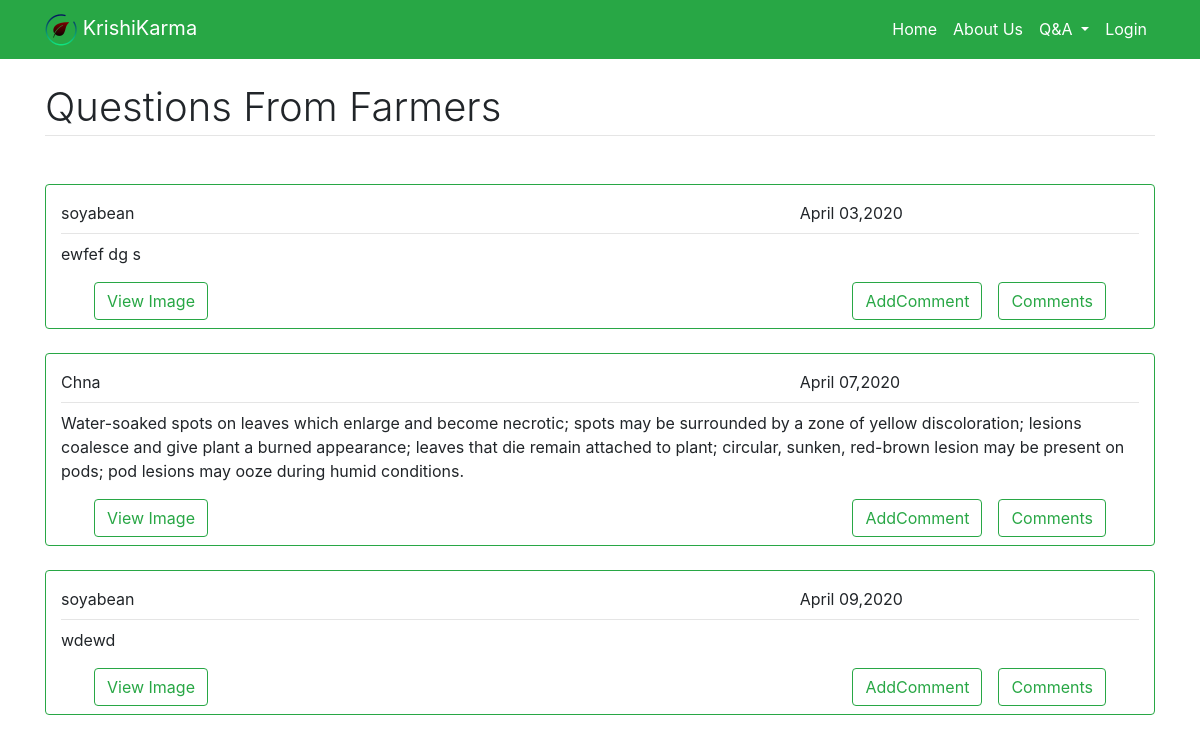
Screenshot of /QuesDel/4/ with the database file from the repository.
### KrishiGyan/models.py (models this page shows, shortened)
class Question(models.Model):
    CropName = models.CharField(max_length=50)
    Questions = models.TextField()
    image = models.FileField(blank=True,upload_to='pics')
    Email = models.EmailField()
    date = models.DateTimeField(default=t.now)

### KrishiGyan/views.py (the view)
# urls.py: path('QuesDel/<int:Qid>/', views.ques_del, name='ques_del'),
def ques_del(request,Qid=''):
    try:
        user = Question.objects.get(pk=Qid)
    except Question.DoesNotExist:
        user = None
    if user:
        user.delete()
    ans=Question.objects.all()
    return render(request,'KrishiGyan/Question.html',{'Questions':ans})

### KrishiGyan/templates/KrishiGyan/Question.html (shortened to what this page needs)
{% extends "KrishiGyan/Base.html" %}
 {% block content %}
 {% load static %}
      <div class="container">
  <h1 class="font-weight-light text-center text-lg-left mt-4 mb-0" >Questions From Farmers</h1>
  <hr class="mt-1 mb-5" >
  {% if Questions %}
   {% for Q in Questions %}
     <div class="border border-success rounded mt-4 mb-4" >
    <div class="col-lg-12 col-md-12 col-12 mt-3 " >
    <div class="row justify-content-between">
    <div class="col-lg-4">
      {{Q.CropName}}
    </div>
    <div class="col-lg-4">
      {{Q.date|date:"F d,Y"}}
    </div>
  </div>
  <hr class="mt-2 mb-2" id="lo">
  <div id="l" contenteditable="true">{{Q.Questions}}</div>
  </div>
{% with '#'|add:Q.Questions as target %}
 <button type="button" class="btn btn-outline-success ml-5 mb-2 mt-3" data-toggle="modal" data-target="{{target}}">View Image</button>
 {% endwith %}
{% with Q.pk|stringformat:"i" as result %}
{% with "/Question/"|add:result as urlg %}
 <button type="button" class="btn btn-outline-success float-right mr-5 mb-2 mt-3" onclick= "location.href= '{{urlg}}'">Comments</button>
 {% endwith %}
 {% endwith %}
 {% with '#'|add:Q.Questions|add:Q.Email as target %}
 {%if user.is_authenticated %}
 <button type="button" class="btn btn-outline-success float-right mr-3 mb-2 mt-3" data-toggle="modal" data-target="{{target}}">AddComment</button>
 {% else %}
 <button  class="btn btn-outline-success float-right mr-3 mb-2 mt-3"  data-target="#LogIn" data-toggle="modal" data-dismiss="modal">AddComment</button>
 {% endif %}
   {% endwith %}
</div>
 {% endfor %}
 {% else %}
 <h3>!!  Nothing To Show  !!</h3>
{%endif%}
</div>
{% endblock content %}

### KrishiGyan/templates/KrishiGyan/Base.html (shortened to what this page needs)
{% load static %}
<!DOCTYPE html>
<html>
<head>
    <link rel="stylesheet" href="https://maxcdn.bootstrapcdn.com/bootstrap/4.0.0/css/bootstrap.min.css">
   <link rel="stylesheet" href="https://cdnjs.cloudflare.com/ajax/libs/font-awesome/4.7.0/css/font-awesome.min.css">
</head>
<body>
<body id="page-top"  >
    <nav class="navbar navbar-expand-sm navbar-dark bg-success">
  <div class="container">
    <div class="navbar-header">
      <a class="navbar-brand" href="{% url 'home' %}"><img src="{% static 'KrishiGyan/icon1.png' %}"> KrishiKarma</a>
    </div>
      <ul class="nav navbar-nav">
        <li class="nav-item active"><a class="nav-link" href="{% url 'home' %}">Home</a></li>
        <li class="nav-item active"><a class="nav-link" href="{% url 'Aboutus' %}">About Us</a></li>
          <li class="nav-item dropdown">
        <a class="nav-link dropdown-toggle active" href="#" id="navbarDropdown" role="button" data-toggle="dropdown" aria-haspopup="true" aria-expanded="false">
         Q&A
        </a>
        </li>
        {%if user.is_authenticated %}
         <li class="nav-item active"><a class="nav-link" href="{% url 'Logout' %}">Logout</a></li>
        {%else%}
        <li class="nav-item active"> <button  class="nav-link btn-success border-0 bg-success"  id="pointer" data-target="#LogIn" data-toggle="modal" >Login</button></li>
        {%endif%}
      </ul>
  </div>
</nav>
{% block content %}{% endblock %}
</body>
</html>

### KrishiGyan/templates/KrishiGyan/Base.html (style rules this page uses)
button { cursor: pointer; }
#l { pointer-events: none; }

### rows the page displays
Question: CropName "soyabean", date "April 03,2020", Questions "ewfef dg s"
Question: CropName "Chna", date "April 07,2020", Questions "Water-soaked spots on leaves which enlarge and become necrotic; spots may be surrounded by a zone of yellow discoloration; lesions coalesce and give plant a burned appearance; leaves that die remain attached to plant; circular, sunken, red-brown lesion may be present on pods; pod lesions may ooze during humid conditions."
Question: CropName "soyabean", date "April 09,2020", Questions "wdewd"
